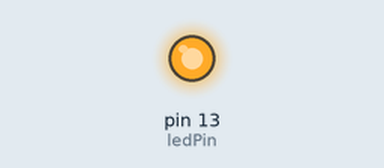
Recording of a sketch running on a simulated Arduino Uno, built with avr-gcc and run on an emulated ATmega328P. Shown: output pins drawn as LEDs (lit = HIGH).

Above: at 0.01 s.
At 29.4 s:
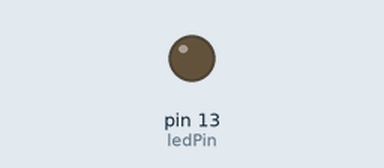
Timing chart, 0 to 30.9 s (numbered marks = the images above):
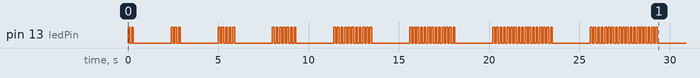

The sketch:

blink_prime25.ino
```cpp
void setup()
{
  const int ledPin = 13;
  pinMode(ledPin, OUTPUT);
  int primeNums[] = {2, 3, 5, 7, 11, 13, 17, 19, 23};
  for(int i = 0; i < 8; i++) {
    blink(ledPin, primeNums[i], 100, 2000);
  }
}

void loop()
{

}

void blink(int ledPin, int numLoops, int duration, int endDuration)
{
  for(int i = 0; i < numLoops; i++) {
    digitalWrite(ledPin, HIGH);
    delay(duration);
    digitalWrite(ledPin, LOW);
    delay(duration);
  }
  delay(endDuration);
}
```
